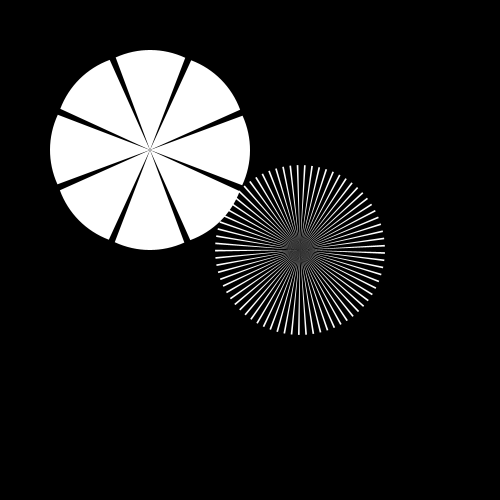
Frame 1 (no input)
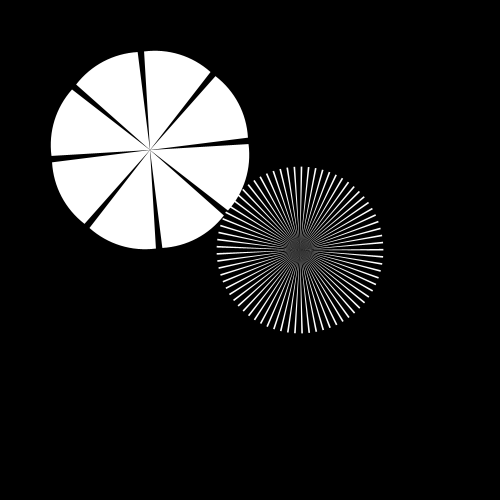
Frame 60 (the mouse pressed at the canvas centre just before this capture)
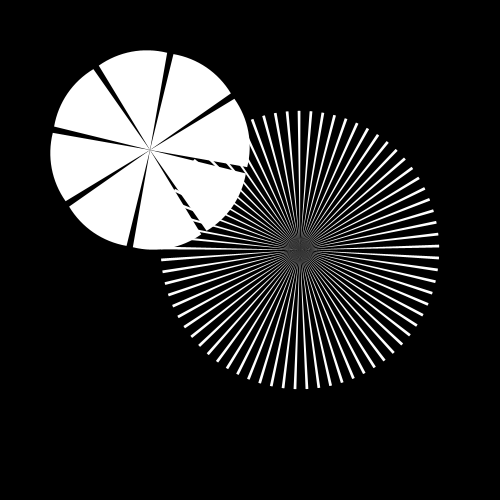
Frame 120 (the mouse held since frame 60 and released just before this capture)

The Processing sketch that drew these frames (run headless with seeded random() and noise(); from frame 60 on, the mouse is pressed at the canvas centre):

// Processing sketch: Cheese__Moire_03
// ── Cheese__Moire_03.pde
/**
 * Cheese & Moiré_03
 * The class for making graphic cheeses ;–) 
 * 
 * In this new version, a class !
 * 
 * MW 23.10.2015
 *
 * REF : 
 *
 */

/////////////////////////// GLOBALS ////////////////////////////
Cheese myCheese;
Cheese myCheese2;
/////////////////////////// SETUP ////////////////////////////

void setup() {
  colorMode(HSB, 360, 100, 100);
  background(1, 100, 0);
  size(500, 500);
  smooth();
  // @params: x & y postions, number of cheese slices, gap, diameter size, rotate, refine
  // gap argument refers to the gap between each arc's edge.
  myCheese = new Cheese(150, 150, 8, 1.1, 200, true, 0.005);
  myCheese2 = new Cheese(300, 250, 73, 4.3, 170, true, 0.10);
}

/////////////////////////// DRAW ////////////////////////////

void draw() {
  background(1, 100, 0);

  myCheese.draw();

  myCheese2.draw();
  myCheese2.animate_01(300); // @param maximum diameter
}

/////////////////////////// FUNCTIONS ////////////////////////////


// ── Cheese.pde
/**
 * 
 * Cheese Class
 * MW 23.10.2015
 * 
 *
 * REF : 
 *
 */


class Cheese {
  float x, y;
  int numSlices;
  float edge_gap;
  float dia;
  int hue;
  boolean rotate;
  boolean ANIME = false; // global var for setting animation
  float rotationRefine;


  // @params: x & y postions, number of cheese slices, diameter size, rotate, angle refine
  Cheese(float _x, float _y, int _numSlices, float _gap, float _dia, boolean _rotate, float _refine) {
    this.x = _x;
    this.y = _y;
    this.numSlices = _numSlices;
    this.dia = _dia;
    this.rotate = _rotate;
    this.rotationRefine = _refine;
    this.edge_gap = _gap;
    //hue = (int)random(360);

  }


  void draw() {
    cheese();
  }  

  /////////////////////////////////////////
  void cheese() {

    noStroke();
    //int h = frameCount%360;
    //fill(hue, 100, 100);
    //hue = h;
    fill(0, 0, 100);

    float cheeseSlices = TWO_PI/numSlices;
    float refineLines = edge_gap; 
    float yAnime;
    
    if (ANIME) {
      yAnime = map(sin(frameCount*rotationRefine), -1, 1, 0, 35);
    } else {
      yAnime = 0.0;
    }
    
    for (int i=0; i<numSlices; i++) {
      pushMatrix();
      translate(x, y);
      
      if (rotate == true) { 
        rotate(frameCount*rotationRefine);
      }
      rotate(i*cheeseSlices);
      arc(0, yAnime, dia/refineLines, dia, (PI*2.5)-(cheeseSlices/2), (PI*2.5)+(cheeseSlices/2));
      popMatrix();
    }
  }

  void animate_01(int _diaMax) {
    dia = abs(sin(frameCount*0.01)*_diaMax);
  }

}
